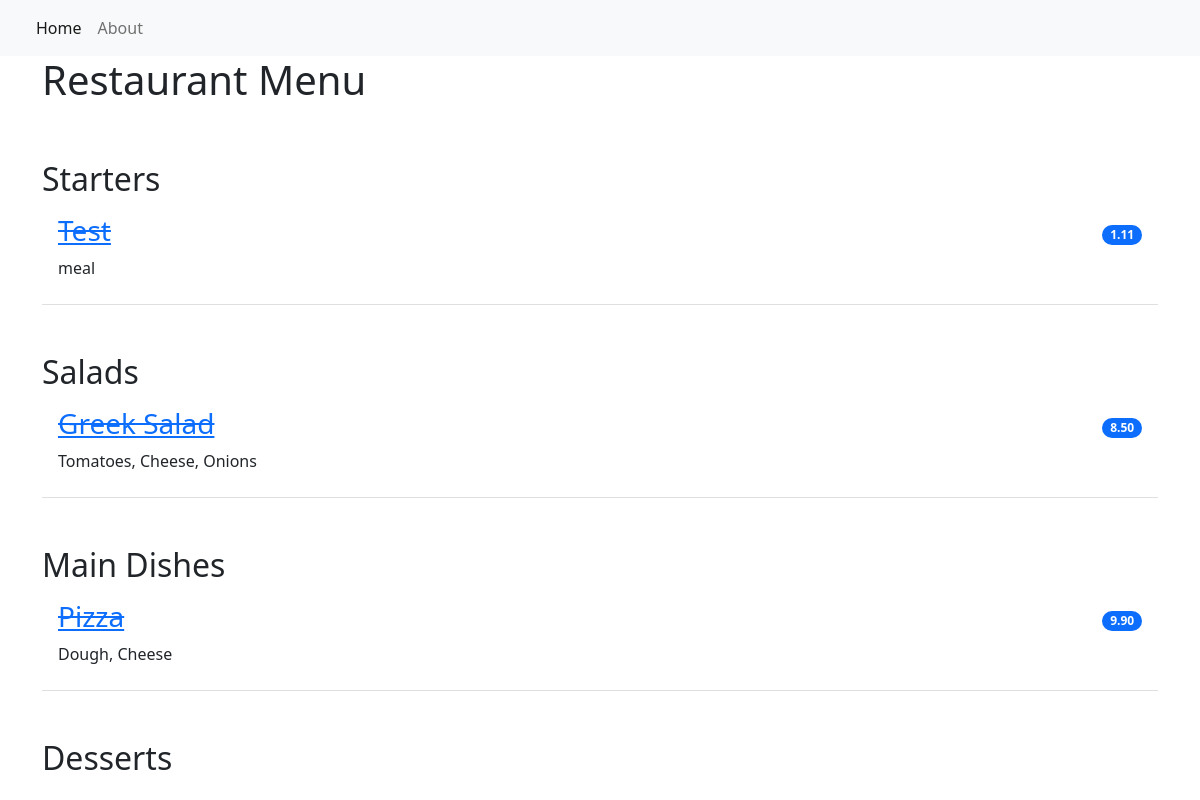
Before: / with the older database file.
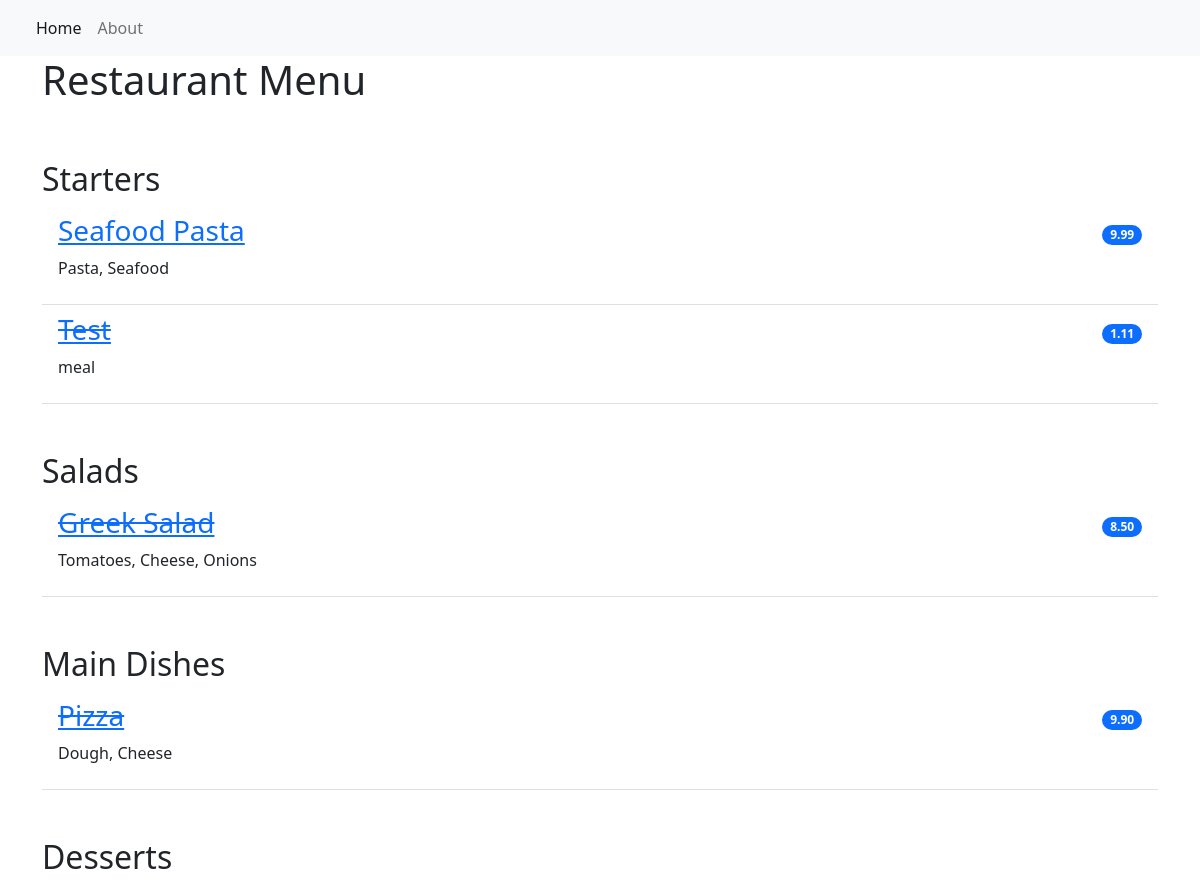
After: the same page with the newer database file.
### restaurant_menu/models.py (models this page shows, shortened)
class Item(models.Model):
    meal = models.CharField(max_length=1000, unique=True)
    description = models.CharField(max_length=2000)
    price = models.DecimalField(max_digits=10, decimal_places=2)
    meal_type = models.CharField(max_length=200, choices=MEAL_TYPE)
    author = models.ForeignKey(User, on_delete=models.PROTECT)
    status = models.IntegerField(choices=STATUS, default=1)
    date_created = models.DateTimeField(auto_now_add=True)
    date_updated = models.DateTimeField(auto_now=True)

### restaurant_menu/views.py (the view)
# urls.py: path('', views.MenuList.as_view(), name='home'),
class MenuList(generic.ListView):
    queryset = Item.objects.order_by("-date_created")
    template_name = "index.html"
    def get_context_data(self, **kwargs):
        context = super().get_context_data(**kwargs)
        context["meals"] = MEAL_TYPE
        return context

### restaurant_menu/templates/index.html
{% extends 'base.html' %}
{% block content %}
<div class="container">
  <h1>Restaurant Menu</h1>
    <ul class="list-group list-group-flush">
        {% for meal in meals %}
            <h2 class="pt-5">{{ meal.1 }}</h2>
                {% for row in item_list %}
                    {% if row.meal_type == meal.0 %}
                        {% if row.status == 0 %}
                        <li class="list-group-item d-flex justify-content-between align-items-center border-0 pb-0">
                            <a href="{% url 'menu_item' row.pk %}"><h3><del>{{ row.meal }}</del></h3></a>
                            <span class="badge bg-primary rounded-pill">{{ row.price }}</span>
                        </li>
                        <li class="list-group-item pt-0">
                            <p>{{ row.description }}</p>
                        </li>
                        {% else %}
                        <li class="list-group-item d-flex justify-content-between align-items-center border-0 pb-0">
                            <a href="{% url 'menu_item' row.pk %}"><h3>{{ row.meal }}</h3></a>
                            <span class="badge bg-primary rounded-pill">{{ row.price }}</span>
                        </li>
                        <li class="list-group-item pt-0">
                            <p>{{ row.description }}</p>
                        </li>
                        {% endif %}
                    {% endif %}
                {% endfor %}
        {% endfor %}
    </ul>
</div>
{% endblock content %}

Changed rows visible on the page:
added Item: meal "Seafood Pasta", price "9.99", description "Pasta, Seafood", shown under "Starters"
